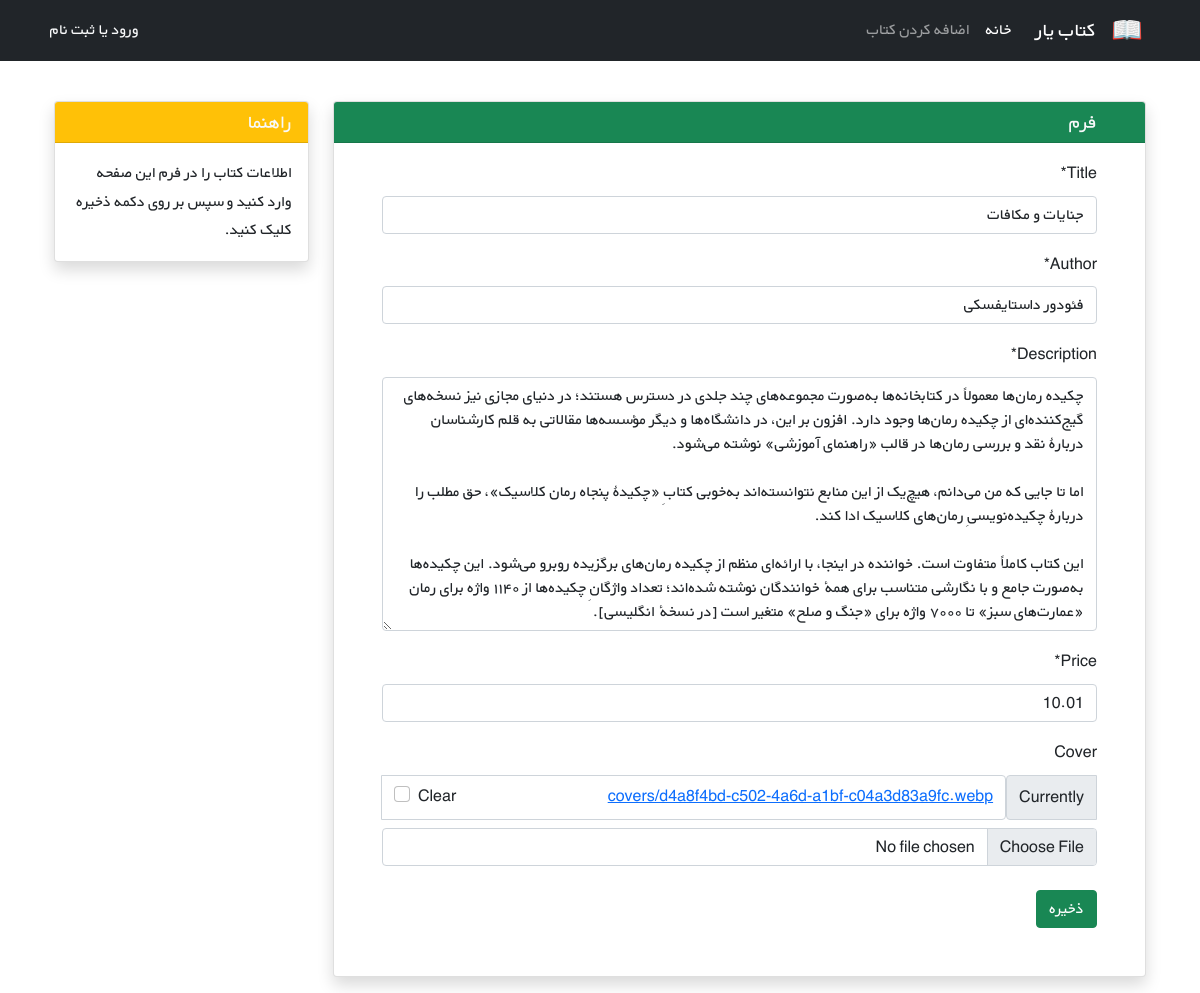
Page /books/11/edit/ on the committed database.
### books/models.py (models this page shows, shortened)
class Book(models.Model):
    title = models.CharField(max_length=200)
    author = models.CharField(max_length=200)
    description = models.TextField()
    price = models.DecimalField(max_digits=5, decimal_places=2)
    cover = models.ImageField(upload_to='covers/', blank=True)

### books/views.py (the view)
# urls.py: path('<int:pk>/edit/', views.BookUpdateView.as_view(), name='book_update'),
class BookUpdateView(generic.UpdateView):
    model = Book
    fields = ['title', 'author', 'description', 'price', 'cover', ]
    template_name = 'books/book_update.html'

### books/templates/books/book_update.html (shortened to what this page needs)
{% extends '_base.html' %}
{% load crispy_forms_tags %}
{% block content %}
  <div class="container mt-4" dir="rtl">
    <div class="row">
      <div class="col-9">
        <div class="card shadow my-3">
          <h5 class="card-header bg-success text-light px-5">فرم</h5>
          <div class="px-5 pt-3 pb-5">
            <form method="POST" enctype="multipart/form-data">
              {{ form|crispy }}
              <button type="submit" class="btn btn-success mt-2">ذخیره</button>
            </form>
          </div>
        </div>
      </div>
      <div class="col-3">
        <div class="card my-3 shadow">
          <h5 class="card-header bg-warning text-light">راهنما</h5>
          <div class="card-body">
            <p class="card-text">اطلاعات کتاب را در فرم این صفحه وارد کنید و سپس بر روی دکمه ذخیره کلیک کنید.</p>
          </div>
        </div>
      </div>
    </div>
  </div>
{% endblock %}

### static/css/style.css (style rules this page uses)
* { font-family: 'BYekan', sans-serif; line-height: 1.8rem; }

### rows in the picture
Book: title "جنایات و مکافات", author "فئودور داستایفسکی", description "چکیده رمان‌ها معمولاً در کتابخانه‌ها به‌صورت مجموعه‌های چند جلدی در دسترس هستند؛ در دنیای مجازی نیز نسخه‌های گیج‌کننده‌ای از چکیده رمان‌ها وجود دارد. افزون بر این، در دانشگاه‌ها و دیگر مؤسسه‌ها مقالاتی به قلم کارشناسان دربارهٔ نقد و بررسی رمان‌ها در قالب «راهنمای آموزشی» نوشته می‌شود. اما تا جایی که من می‌دانم، هیچ‌یک از این منابع نتوانسته‌اند به‌خوبی کتابِ «چکیدهٔ پنجاه رمان کلاسیک»، حق مطلب را دربارهٔ چکیده‌نویسیِ رمان‌های کلاسیک ادا کند. این کتاب کاملاً متفاوت است. خواننده در اینجا، با ارائه‌ای منظم از چکیده رمان‌های برگزیده روبرو می‌شود. این چکیده‌ها به‌صورت جامع و با نگارشی متناسب برای همهٔ خوانندگان نوشته شده‌اند؛ تعداد واژگانِ چکیده‌ها از ‌۱۱۴۰ واژه برای رمان «عمارت‌های سبز» تا ‌۷۰۰۰…", price "10.01"
